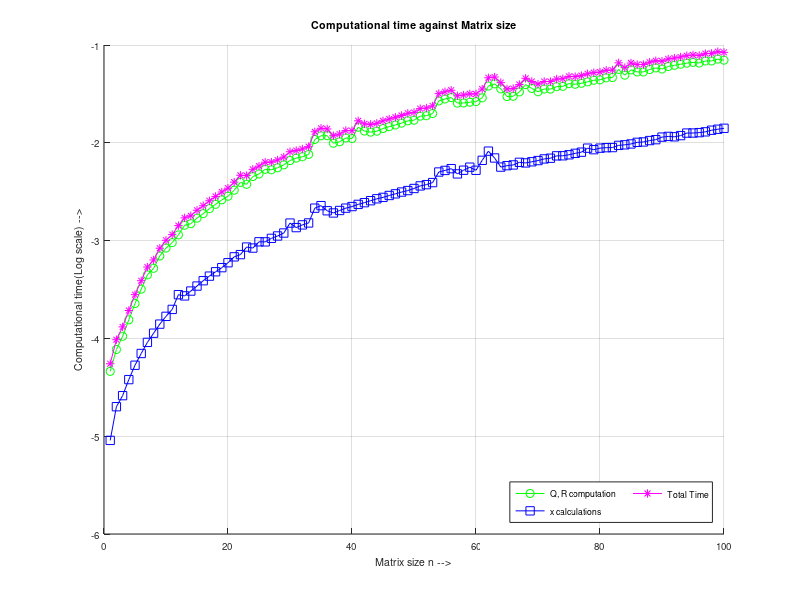
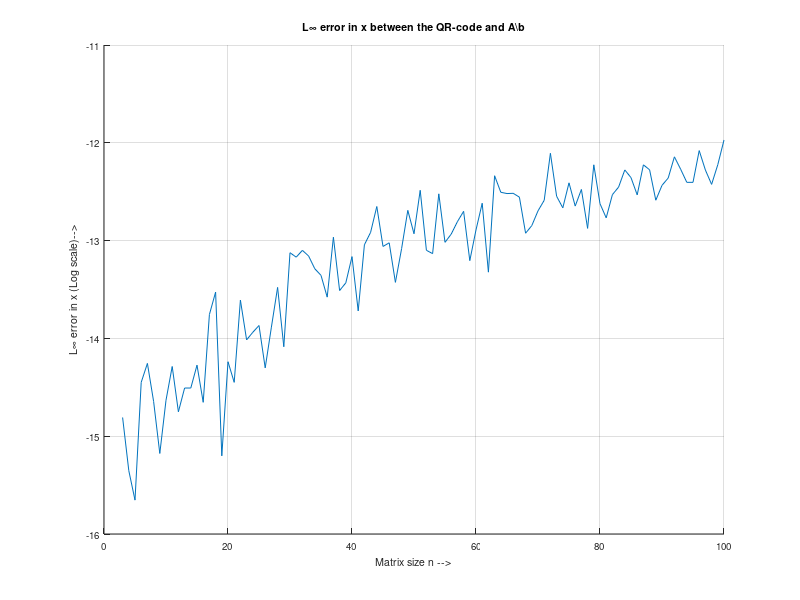
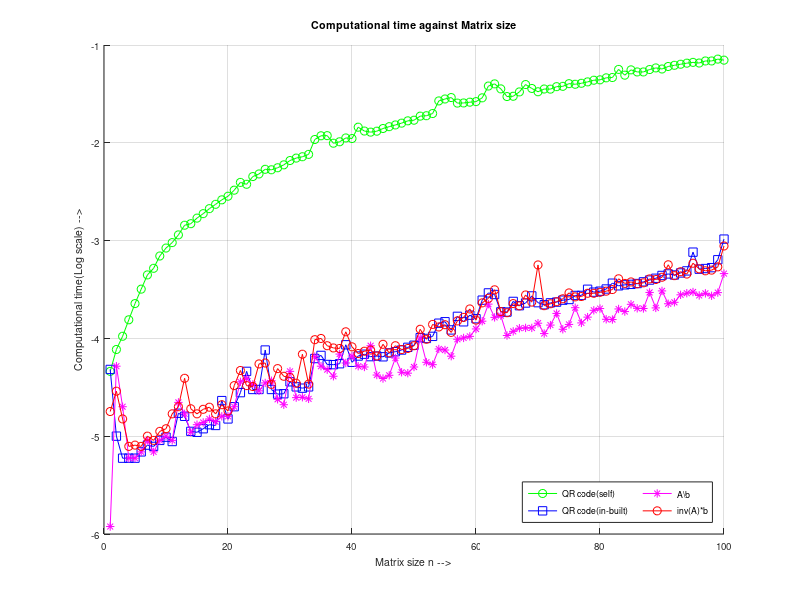

MATLAB code for these plots, in order:
#Self-written QR decomposition
1;

#Function to generate a random matrix A(invertible) and a random vector b.
function [A, b] = MatrixGen(n)
  v = randn(n,1);
  I = eye(n);
  A = I - v*v';
  b = randn(n,1);
 endfunction

 #To store the matrix size values.
 #This is indicated along the the x-axis.
 xaxis = [];
 for i=1:100
   xaxis = [xaxis, i];
 endfor

 #Creating vectors to store L_infinity error and computational times.
 L = [];
 T_QR = [];
 T_x = [];
 T_backslash= [];
 T_QRBuiltin = [];
 T_inv = [];

#QR code run for each matrix size.
for i=1:100
  #Matrices generated.
  [A, b] = MatrixGen(i);
  #Defining vector x to hold the solution.
  x = zeros(i,1);
  #Starting time count.
  tic();
  #Gram - schmidt orthogonalization process.
  u=[A(1:i, 1)];
  for j=2:i
    t=0;
    for k=1:j-1
      t = t + ((u(1:i, k)'*A(1:i, j))/(u(1:i, k)'*u(1:i, k)))*u(1:i, k);
    endfor
    u = [u, A(1:i, j) - t];
  endfor
  #Obtaining unit vectors from the orthogonal vectors u.
  #q stores the unit vectors.
  q = [];
  for j=1:i
    q = [q, u(1:i, j)/sqrt(u(1:i, j)'*u(1:i, j))];
  endfor
  #Finding the upper triangular matrix corresponding to q.
  r=zeros(i);
  for j=1:i
    for k=j:i
      r(j,k) = q(1:i, j)'*A(1:i, k);
    endfor
  endfor
  #Time taken for QR computation stored.
  T_QR = [T_QR, toc()];
  #Starting time count.
  tic();
  #Rearrange the original equation for c = q'b.
  c = q'*b;
  #Loop to compute x.
  for p=1:i
    sum = 0;
    for k = i-p+2:i
      sum = sum + x(k, 1)*r(i+1-p,k);
    endfor
    x(i+1-p, 1) = (c(i+1-p,1)-sum)/r(i+1-p, i+1-p);
  endfor
  #Time taken for x computation stored.
  T_x = [T_x, toc()];

  #Store time taken by A\b operation.
  tic();
  x_Backslash = A\b;
  T_backslash = [T_backslash, toc()];

  #Store time taken by in-built QR code.
  tic();
  [Q, R] = qr(A);
  T_QRBuiltin = [T_QRBuiltin, toc()];

  #Store time taken by inv(A)*b operation.
  tic();
  inv(A)*b;
  T_inv = [T_inv, toc()];

  #Find L_infinity error.
  L = [L, norm((x - x_Backslash), inf)];
endfor

#Compute total time taken by self written QR code.
T_total = T_QR+T_x;
#Convert times to log scales.
T_QRl = log10(T_QR);
T_xl = log10(T_x);
T_totall = log10(T_total);

#Creating figures.
f1=figure(); hold on
f2=figure(); hold on
f3=figure(); hold on

figure(f1);
#Making a plot.
plot(xaxis, T_QRl, "-og",xaxis, T_xl, "-sb",xaxis, T_totall, "-*m")
#Titling the figure.
title ("Computational time against Matrix size", "fontsize", 16);
#Making the legend.
legend({"Q, R computation", "x calculations", "Total Time"},"location", "southeast", "numcolumns", 2)
grid on
#Labelling the axes.
xlabel("Matrix size n -->");
ylabel ("Computational time(Log scale) -->");
set(gca, "fontsize", 7)
#Saving the plot.
print(f1, "-r600", "TimeQR_Matsize.png")

figure(f2);
#Making a plot.
plot(xaxis, log10(L))
#Titling the figure.
title ("L∞ error in x between the QR-code and A\\b", "fontsize", 16);
grid on
#Labelling the axes.
xlabel("Matrix size n -->");
ylabel ("L∞ error in x (Log scale)-->");
set(gca, "fontsize", 7)
#Saving the plot.
print(f2, "-r600", "Linf_Matsize.png")

figure(f3);
#Making a plot.
plot(xaxis, log10(T_QR), "-og",xaxis, log10(T_QRBuiltin), "-sb",xaxis, log10(T_backslash), "-*m",xaxis, log10(T_inv), "-or" )
#Titling the figure.
title ("Computational time against Matrix size", "fontsize", 16);
#Making the legend.
legend({"QR code(self)", "QR code(in-built)", "A\\b", "inv(A)*b"},"location", "southeast", "numcolumns", 2)
grid on
#Labelling the axes.
xlabel("Matrix size n -->");
ylabel ("Computational time(Log scale) -->");
yticks([-6, -5, -4, -3, -2, -1, 0])
set(gca, "fontsize", 7)
#Saving the plot.
print(f3, "-r600", "TimeCompare_Matsize.png")
